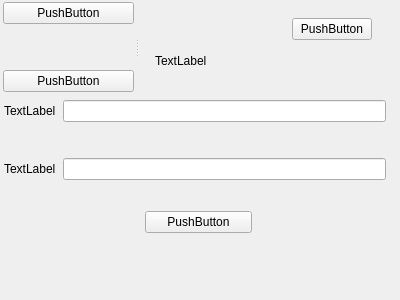
<?xml version="1.0" encoding="UTF-8"?>
<ui version="4.0">
 <class>FormLayout1</class>
 <widget class="QWidget" name="FormLayout1">
  <property name="geometry">
   <rect>
    <x>0</x>
    <y>0</y>
    <width>400</width>
    <height>300</height>
   </rect>
  </property>
  <property name="windowTitle">
   <string>FormLayout1</string>
  </property>
  <layout class="QVBoxLayout" name="verticalLayout_3">
   <property name="leftMargin">
    <number>3</number>
   </property>
   <property name="topMargin">
    <number>2</number>
   </property>
   <property name="bottomMargin">
    <number>1</number>
   </property>
   <item>
    <widget class="QSplitter" name="splitter">
     <property name="orientation">
      <enum>Qt::Horizontal</enum>
     </property>
     <property name="opaqueResize">
      <bool>true</bool>
     </property>
     <property name="handleWidth">
      <number>6</number>
     </property>
     <property name="childrenCollapsible">
      <bool>true</bool>
     </property>
     <widget class="QWidget" name="verticalLayoutWidget_2">
      <layout class="QVBoxLayout" name="verticalLayout_2">
       <item>
        <widget class="QPushButton" name="pushButton">
         <property name="text">
          <string>PushButton</string>
         </property>
        </widget>
       </item>
       <item>
        <spacer name="verticalSpacer">
         <property name="orientation">
          <enum>Qt::Vertical</enum>
         </property>
         <property name="sizeHint" stdset="0">
          <size>
           <width>20</width>
           <height>40</height>
          </size>
         </property>
        </spacer>
       </item>
       <item>
        <widget class="QPushButton" name="pushButton_2">
         <property name="text">
          <string>PushButton</string>
         </property>
        </widget>
       </item>
      </layout>
     </widget>
     <widget class="QWidget" name="verticalLayoutWidget">
      <layout class="QVBoxLayout" name="verticalLayout" stretch="0,0">
       <property name="spacing">
        <number>7</number>
       </property>
       <property name="sizeConstraint">
        <enum>QLayout::SetDefaultConstraint</enum>
       </property>
       <property name="leftMargin">
        <number>15</number>
       </property>
       <property name="topMargin">
        <number>16</number>
       </property>
       <property name="rightMargin">
        <number>17</number>
       </property>
       <property name="bottomMargin">
        <number>18</number>
       </property>
       <item>
        <layout class="QHBoxLayout" name="horizontalLayout">
         <property name="spacing">
          <number>11</number>
         </property>
         <item>
          <spacer name="horizontalSpacer_2">
           <property name="orientation">
            <enum>Qt::Horizontal</enum>
           </property>
           <property name="sizeHint" stdset="0">
            <size>
             <width>40</width>
             <height>20</height>
            </size>
           </property>
          </spacer>
         </item>
         <item>
          <widget class="QPushButton" name="pushButton_3">
           <property name="text">
            <string>PushButton</string>
           </property>
          </widget>
         </item>
        </layout>
       </item>
       <item>
        <widget class="QLabel" name="label_3">
         <property name="text">
          <string>TextLabel</string>
         </property>
        </widget>
       </item>
      </layout>
     </widget>
    </widget>
   </item>
   <item>
    <layout class="QFormLayout" name="formLayout">
     <property name="sizeConstraint">
      <enum>QLayout::SetDefaultConstraint</enum>
     </property>
     <property name="fieldGrowthPolicy">
      <enum>QFormLayout::AllNonFixedFieldsGrow</enum>
     </property>
     <property name="rowWrapPolicy">
      <enum>QFormLayout::DontWrapRows</enum>
     </property>
     <property name="labelAlignment">
      <set>Qt::AlignCenter</set>
     </property>
     <property name="formAlignment">
      <set>Qt::AlignCenter</set>
     </property>
     <property name="horizontalSpacing">
      <number>7</number>
     </property>
     <property name="verticalSpacing">
      <number>8</number>
     </property>
     <property name="leftMargin">
      <number>1</number>
     </property>
     <property name="topMargin">
      <number>2</number>
     </property>
     <property name="rightMargin">
      <number>3</number>
     </property>
     <item row="0" column="0">
      <widget class="QLabel" name="label">
       <property name="text">
        <string>TextLabel</string>
       </property>
      </widget>
     </item>
     <item row="0" column="1">
      <widget class="QLineEdit" name="lineEdit"/>
     </item>
     <item row="2" column="0">
      <widget class="QLabel" name="label_2">
       <property name="text">
        <string>TextLabel</string>
       </property>
      </widget>
     </item>
     <item row="2" column="1">
      <widget class="QLineEdit" name="lineEdit_2"/>
     </item>
     <item row="1" column="1">
      <spacer name="horizontalSpacer">
       <property name="orientation">
        <enum>Qt::Horizontal</enum>
       </property>
       <property name="sizeHint" stdset="0">
        <size>
         <width>40</width>
         <height>20</height>
        </size>
       </property>
      </spacer>
     </item>
     <item row="3" column="1">
      <layout class="QGridLayout" name="gridLayout" rowstretch="1,2,3" columnstretch="3,4,5" rowminimumheight="4,5,6" columnminimumwidth="3,2,1">
       <property name="sizeConstraint">
        <enum>QLayout::SetDefaultConstraint</enum>
       </property>
       <property name="leftMargin">
        <number>2</number>
       </property>
       <property name="topMargin">
        <number>3</number>
       </property>
       <property name="bottomMargin">
        <number>5</number>
       </property>
       <property name="horizontalSpacing">
        <number>1</number>
       </property>
       <property name="verticalSpacing">
        <number>2</number>
       </property>
       <item row="0" column="1">
        <spacer name="verticalSpacer_2">
         <property name="orientation">
          <enum>Qt::Vertical</enum>
         </property>
         <property name="sizeHint" stdset="0">
          <size>
           <width>20</width>
           <height>40</height>
          </size>
         </property>
        </spacer>
       </item>
       <item row="1" column="0">
        <spacer name="horizontalSpacer_3">
         <property name="orientation">
          <enum>Qt::Horizontal</enum>
         </property>
         <property name="sizeHint" stdset="0">
          <size>
           <width>40</width>
           <height>20</height>
          </size>
         </property>
        </spacer>
       </item>
       <item row="1" column="2">
        <spacer name="horizontalSpacer_4">
         <property name="orientation">
          <enum>Qt::Horizontal</enum>
         </property>
         <property name="sizeHint" stdset="0">
          <size>
           <width>40</width>
           <height>20</height>
          </size>
         </property>
        </spacer>
       </item>
       <item row="1" column="1">
        <widget class="QPushButton" name="pushButton_4">
         <property name="text">
          <string>PushButton</string>
         </property>
        </widget>
       </item>
       <item row="2" column="1">
        <spacer name="verticalSpacer_3">
         <property name="orientation">
          <enum>Qt::Vertical</enum>
         </property>
         <property name="sizeHint" stdset="0">
          <size>
           <width>20</width>
           <height>40</height>
          </size>
         </property>
        </spacer>
       </item>
      </layout>
     </item>
    </layout>
   </item>
  </layout>
 </widget>
 <resources/>
 <connections/>
</ui>
